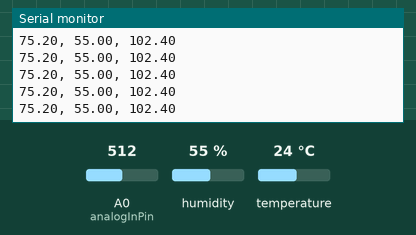
Bench run of a sketch on a simulated Arduino Uno, built with avr-gcc and run on an emulated ATmega328P. Parts: the last lines printed to the serial monitor. The test bench sets the inputs (shaded band); at power-on: A0 (analogInPin) = 512, humidity 55 %, temperature 24 °C.

Above: at 1.2 s.
1.3 s: A0 (analogInPin) set to 486
At 1.8 s:
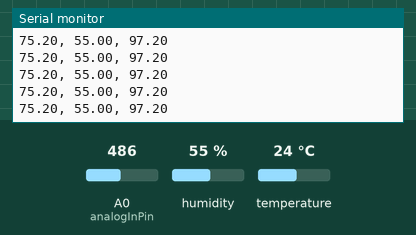
26.8 s: A0 (analogInPin) set to 54
At 27.3 s:
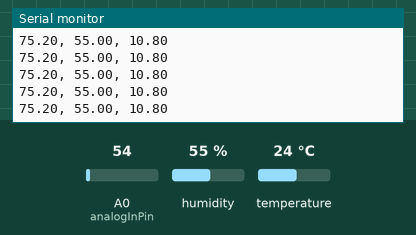
28.3 s: A0 (analogInPin) set to 47
At 28.9 s:
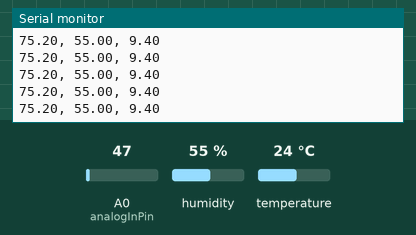
Timing chart, 0 to 30.8 s (numbered marks = the images above; inputs shaded):
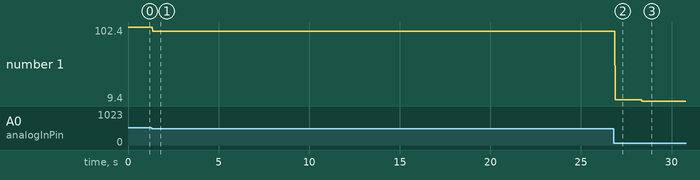

Measured:
- after the input at 1.3 s, the serial monitor: prints a new line after 0.07 s (image 1)
- after the input at 26.8 s, the serial monitor: prints a new line after 0.08 s (image 2)
- after the input at 28.3 s, the serial monitor: prints a new line after 0.07 s (image 3)
- plotted number 1: 102.4 → 97.2 after the input at 1.3 s, 97.2 → 10.8 after the input at 26.8 s, 10.8 → 9.4 after the input at 28.3 s

The sketch:

arduinoDHT.ino
```cpp
// (licence header left out)
#include "DHT.h"
#include "DHT_U.h"
#include "string.h"

#define DHTTYPE DHT11   // DHT 11
#define DHTPIN 5     // Digital pin connected to the DHT sensor

const int analogInPin = A0;
DHT dht(DHTPIN, DHTTYPE);


void setup() {
  Serial.begin(9600);
  dht.begin();
}

void loop() {
  double f = dht.readTemperature(true);
  double h = dht.readHumidity();
  double l = double(analogRead(analogInPin)) / 5.0;

  String str = String("");
  str.concat(String(f));
  str.concat(", ");
  str.concat(String(h));
  str.concat(", ");
  str.concat(String(l));

  Serial.println(str);
}
```
